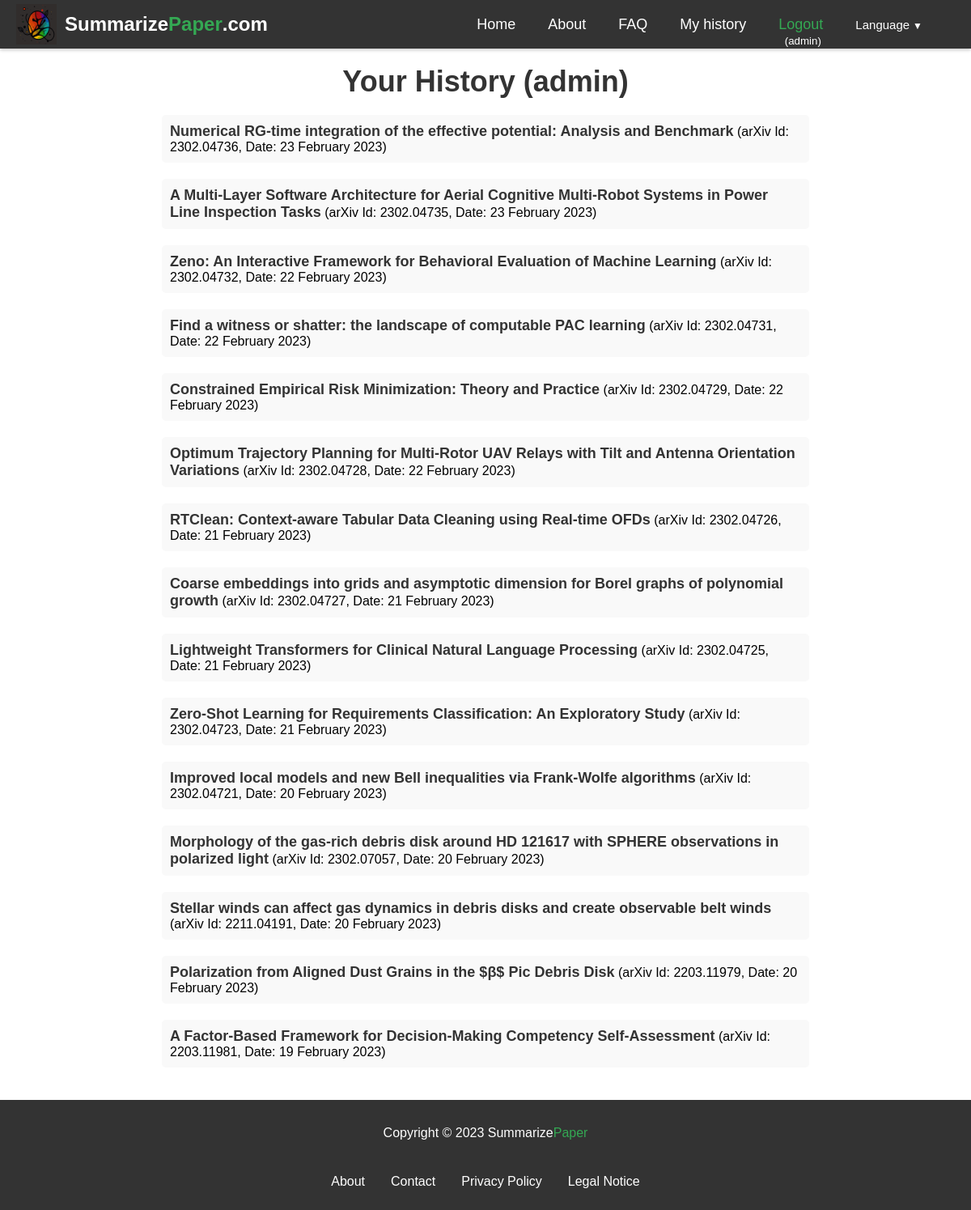
Before: /history/ (signed in) with the older database file.
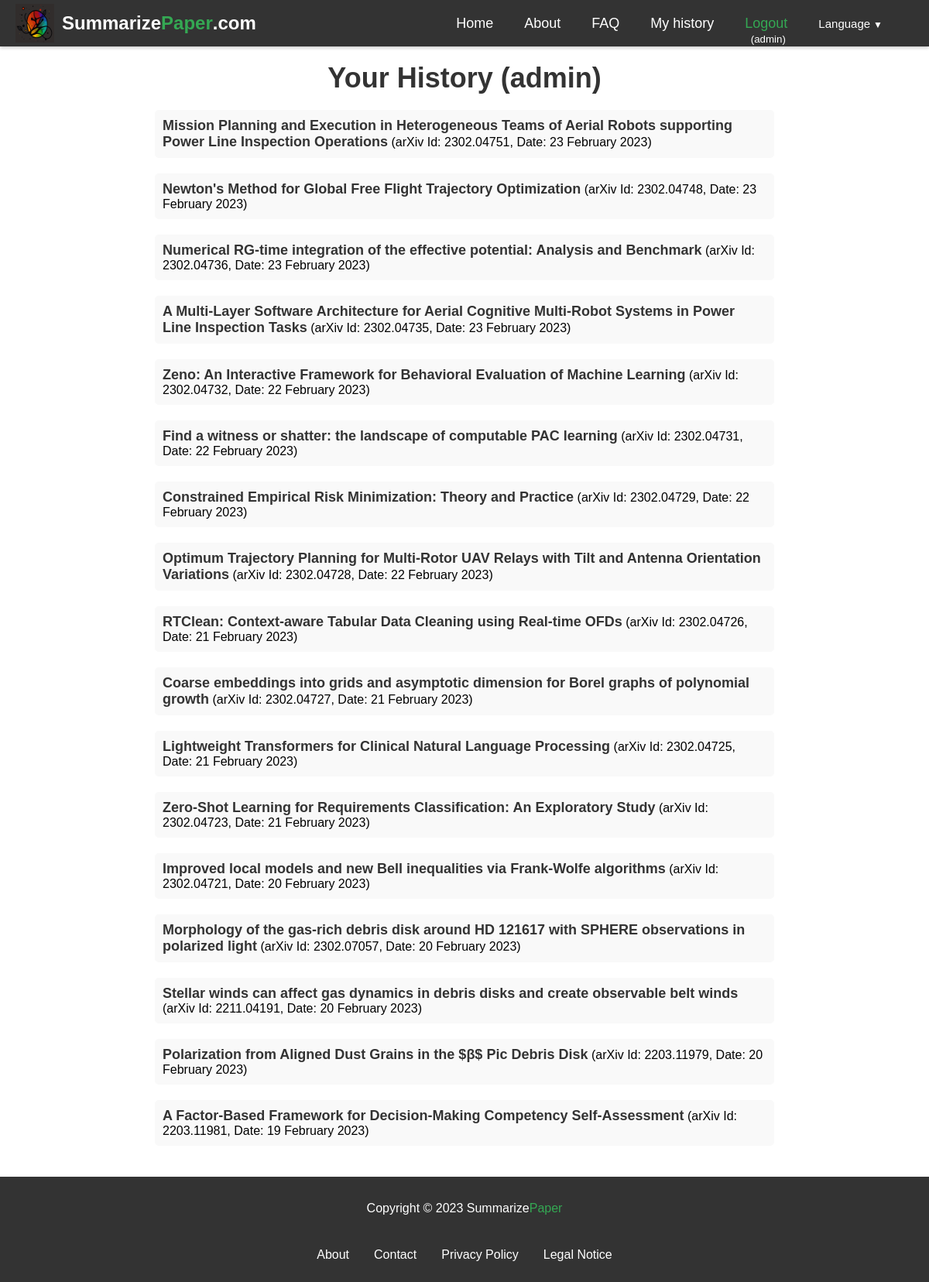
After: the same page with the newer database file.
### summarizer/models.py (models this page shows, shortened)
class ArxivPaper(models.Model):
    id = models.AutoField(primary_key=True)
    arxiv_id = models.CharField(max_length=20, unique=True)
    created = models.DateTimeField(auto_now_add=True)
    updated = models.DateTimeField(auto_now=True)
    title = models.CharField(max_length=400, blank=True, null=True)
    abstract = models.TextField(blank=True, null=True)
    authors = models.ManyToManyField(Author, blank=True, through='PaperAuthor')
    link_doi = models.URLField(blank=True, null=True)
    link_homepage = models.URLField(blank=True, null=True)
    published_arxiv = models.DateField(blank=True, null=True)
    journal_ref = models.CharField(max_length=200, blank=True, null=True)
    comments = models.TextField(blank=True, null=True)
    license = models.CharField(max_length=400, blank=True, null=True)
    category = models.CharField(max_length=50, blank=True, null=True)
    updated_arxiv = models.DateField(blank=True, null=True)

class PaperHistory(models.Model):
    arxiv_id = models.CharField(max_length=20)
    created = models.DateTimeField(auto_now_add=True)
    updated = models.DateTimeField(auto_now=True)
    user = models.ForeignKey(User, on_delete=models.CASCADE)
    def __str__(self):
        return self.arxiv_id#+' '+self.user.username

### summarizer/views.py (the view)
# urls.py: path("history/", views.history, name="history"),
def history(request):
    stuff_for_frontend={}
    paper_history=[]
    if request.user.is_authenticated:
        auth=True
        history=PaperHistory.objects.filter(user=request.user).order_by('-created')
        print('history',history)
        for h in history:
            arxiv_paper = ArxivPaper.objects.filter(arxiv_id=h.arxiv_id).first()
            paperdate = h.created#.strftime('%d/%m/%Y')
            if arxiv_paper:
                paper_history.append({'arxiv_id': h.arxiv_id, 'title': arxiv_paper.title, 'date': paperdate})
            else:
                paper_history.append({'arxiv_id': h.arxiv_id, 'date': paperdate})
    else:
        auth=False
    stuff_for_frontend.update({
        'auth':auth,
        'paper_history':paper_history
    })
    return render(request, "summarizer/history.html", stuff_for_frontend)

### templates/summarizer/history.html (shortened to what this page needs)
{% extends 'base.html' %}
{% load static %}
{% load i18n %}
{% block content %}
{% if auth %}
<div class="history">
    <h1 class="history-title">Your History ({{ user.username }})</h1>
{% if paper_history %}
<ul class="history-list">
{% for h in paper_history %}
{% if h.title %}
  <li class="history-item"><a href="/{{LANGUAGE_CODE}}/arxiv-id/{{ h.arxiv_id }}" class="history-link">{{ h.title }}</a> (arXiv Id: {{ h.arxiv_id }}, Date: {{ h.date|date:"j F Y" }})</li>
{% else %}
  <li class="history-item">arXiv Id: <a href="/{{LANGUAGE_CODE}}/arxiv-id/{{ h.arxiv_id }}" class="history-link">{{ h.arxiv_id }}</a> (Date: {{ h.date }})</li>
{% endif %}
{% endfor %}
</ul>
{% else %}
<p class="history-message">No history yet</p>
{% endif %}
{% else %}
<p class="history-message">{% trans 'You cannot access this page.' %}</p>
{% endif %}
</div>
{% endblock %}

### templates/base.html (shortened to what this page needs)
{% load static %}
{% load i18n %}
{% load rosetta %}
{% get_current_language as LANGUAGE_CODE %}
<!DOCTYPE html>
<html lang="{{ LANGUAGE_CODE }}">
<head>
  <link rel="stylesheet" href="https://cdnjs.cloudflare.com/ajax/libs/font-awesome/5.15.1/css/all.min.css"
>
</head>
<body>
  <div class="main-content">
  <nav class="navbar">
    <div class="logo-container">
      <img src="{% static 'summarizer/images/logo.png' %}" alt="Summarize Paper logo">
      <a href="/{{LANGUAGE_CODE}}" class="logo"><span>Summarize</span><span>Paper</span>.com</a>
    </div>
    <ul class="nav-links">
      <li><a href="/{{LANGUAGE_CODE}}">{% trans 'Home' %}</a></li>
      <li><a href="/{{LANGUAGE_CODE}}/about">{% trans 'About' %}</a></li>
      <li><a href="/{{LANGUAGE_CODE}}/faq">{% trans 'FAQ' %}</a></li>
      {% if request.user.is_authenticated %}
      <li><a href="/{{LANGUAGE_CODE}}/history">{% trans 'My history' %}</a></li>
      <li style="height: 15px; display: flex; align-items: center;">
        <div style="display: flex; flex-direction: column; align-items: center;height: 100%;">
          <a href="/{{LANGUAGE_CODE}}/logout" style="color:#34a853">{% trans 'Logout' %}</a>
          <span style="margin-left: 5px;"><small>({{ request.user.username }})</small></span>
        </div>
      </li>
      {% else %}
          <li><a href="/{{LANGUAGE_CODE}}/login" style="color:#34a853">{% trans 'Login' %}</a></li>
      {% endif %}
      <li>
        <div class="dropdown">
  <a class="dropdown-toggle" href="#" id="navbarDropdown" role="button" data-toggle="dropdown" aria-haspopup="true" aria-expanded="false">
    <small>{% trans 'Language' %}<span class="dropdown-arrow">&#9660;</span></small>
  </a>
    {% get_current_language as LANGUAGE_CODE %}
    {% get_available_languages as LANGUAGES %}
    {% get_language_info_list for LANGUAGES as languages %}
</div>
    </li>
    </ul>
  </nav>
  {% block content %}
  {% endblock %}
  </div>
  <footer>
    <div class="container">
      <p>Copyright © 2023 Summarize<span style="color:#34a853">Paper</span></p>
      <nav>
        <ul>
          <li><a href="/{{LANGUAGE_CODE}}/about">{% trans 'About' %}</a></li>
          <li><a href="/{{LANGUAGE_CODE}}/contact">{% trans 'Contact' %}</a></li>
          <li><a href="/{{LANGUAGE_CODE}}/privacy">{% trans 'Privacy Policy' %}</a></li>
          <li><a href="/{{LANGUAGE_CODE}}/legal-notice">{% trans 'Legal Notice' %}</a></li>
        </ul>
      </nav>
    </div>
  </footer>
</body>
</html>

### templates/summarizer/history.html (style rules this page uses)
.history { max-width: 800px; margin: 0 auto; padding: 20px; }
.history-title { font-size: 36px; font-weight: bold; text-align: center; margin: 0; margin-bottom:20px; padding: 0; color: #333; }
.history-list { list-style: none; margin: 0; padding: 0; }
.history-item { margin-bottom: 20px; padding: 10px 10px; background-color: #f9f9f9; border-radius: 5px; }
.history-link { color: #333; text-decoration: none; font-size: 18px; font-weight: bold; }

### templates/base.html (style rules this page uses)
.navbar { display: flex; justify-content: space-between; align-items: center; height: 60px; padding: 0 20px; background-color: #333; color: #fff; box-shadow: 0px 2px 4px rgba(0,0,0,0.2); }
.logo { font-size: 24px; font-weight: bold; text-decoration: none; color: #fff; display: flex; align-items: center; }
.logo span:nth-of-type(1) { color: white; }
.logo span:nth-of-type(2) { color: #34a853; }
.nav-links { display: flex; list-style: none; margin: 0; padding: 0; }
.nav-links li { margin: 0 20px; }
.nav-links a { font-size: 18px; color: #fff; text-decoration: none; }
footer { background-color: #333; color: #fff; padding: 1em; text-align: center; flex-shrink: 0; }
footer a { color: #fff; text-decoration: none; }
footer nav { display: inline-block; margin-top: 1em; }
footer ul { list-style: none; margin: 0; padding: 0; display: flex; justify-content: center; }
footer li { margin: 10px 1em; }
body { font-family: Arial, sans-serif; margin:0; display: flex; flex-direction: column; min-height: 100vh; }
.main-content { flex: 1; }
.dropdown { position: relative; display: inline-block; margin-right:20px; }
.dropdown-arrow { margin-left: 0.25rem; font-size: 0.75rem; }
.logo-container { display: flex; align-items: center; }
.logo-container img { width: 50px; height: 50px; margin-right: 10px; }

Changed rows visible on the page:
added ArxivPaper: title "Mission Planning and Execution in Heterogeneous Teams of Aerial Robots supporting Power Line Inspection Operations"
added PaperHistory: arxiv_id "2302.04751", date "23 February 2023"
added ArxivPaper: title "Newton's Method for Global Free Flight Trajectory Optimization"
added PaperHistory: arxiv_id "2302.04748", date "23 February 2023"
Other visible differences:
new list line: "(arXiv Id: , Date: )"
